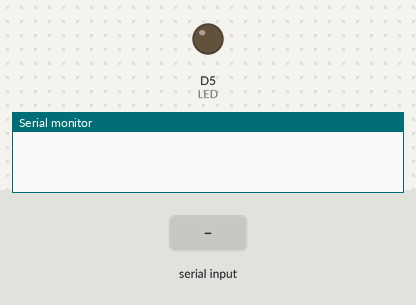
The program below on a simulated ESP8266 (NodeMCU). On the bench: output pins drawn as LEDs (lit = HIGH), the last lines printed to the serial monitor. Dashed ring = blinking. The test bench sets the inputs (shaded band).

Above: at 1.3 s.
1.4 s: "1\n" received over Serial
At 3.6 s:
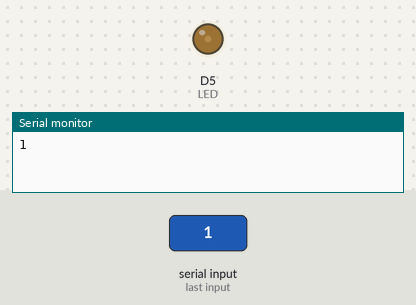
4.4 s: "90,45\n" received over Serial
7.4 s: "0\n" received over Serial
At 8.4 s:
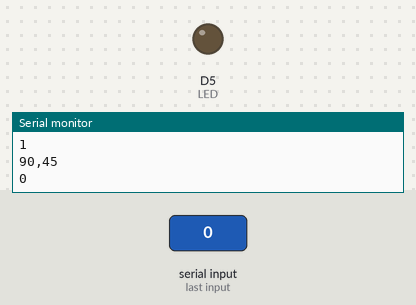
8.9 s: "2\n" received over Serial
At 11.1 s:
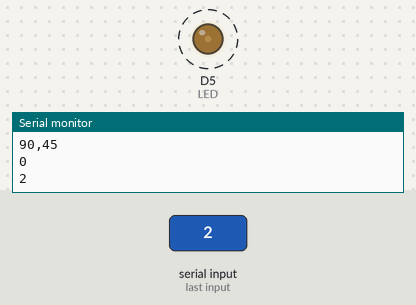
Timing chart, 0 to 12.9 s (numbered marks = the images above; inputs shaded):
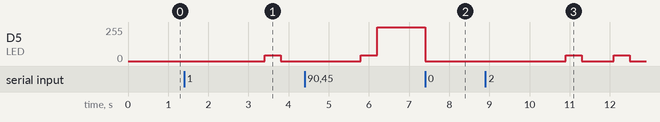

Measured:
- after the input at 1.4 s, D5 (LED): 0/255 → 45/255 after 2.0 s, → 0/255 0.40 s later
- after the input at 7.4 s, D5 (LED): 255/255 → 0/255 at once
- after the input at 8.9 s, D5 (LED): alternates 45/255 for 0.40 s and 0/255 for 0.80 s, starting after 2.0 s

The program:

main.cpp
```cpp
#include <Arduino.h>
#include "pins.h"

#define LED D5 //Define blinking LED pin

#define MAX_INPUT_LEN 31
char inputBuffer[MAX_INPUT_LEN + 1];

void setup()
{
  Serial.begin(115200);		 // Start the Serial communication to send messages to the computer
  delay(100);

  pinMode(D5, OUTPUT);

  analogWriteFreq(100);

  //tone(D5, 19000);
}

void inputOverflowNotice() {
  Serial.println("\nInput overflow.");
}

int blinks = 0;

void processInput() {
  char cmd = inputBuffer[0];
  switch(cmd) {
    case '0':
    case '1':
    case '2':
    case '3':
    case '4':
    case '5':
    case '9':
      blinks = cmd - '0';
  }
}

bool readInput() {
  static int ndx = 0;

  while (Serial.available() > 0) {
    char receivedChar = Serial.read();

    if (receivedChar == '\r') {
      // ignore
    }
    else if (receivedChar == 0x08) {
      // backspace clears input
      ndx = 0;
      Serial.println("\nInput canceled.");
    }
    else if (receivedChar == '\n') {
      // end of input
      inputBuffer[ndx] = '\0'; // end of string
      ndx = 0;
      Serial.print(receivedChar);
      return true;
    }
    else {
      if (ndx < MAX_INPUT_LEN) {
        inputBuffer[ndx++] = receivedChar;
        Serial.print(receivedChar);
      }
      else {
        inputOverflowNotice();
      }
    }
  }

  return false;
}

void blink(int count) {
  analogWrite(LED, 0);
  delay(2000);

  for(int n = 0; n < count; n++) {
    analogWrite(LED, 45);
    delay(400);
    analogWrite(LED, 0);
    if(n < count - 1) {
      delay(800);
    }
  }
}

unsigned long lastCheckMillis = 0;
void loop() {

  if(readInput()) {
    processInput();
    lastCheckMillis = 0; // Make it check the lights
  }

  switch(blinks) {
    case 0:
      analogWrite(LED, 0);
      break;

    case 1:
    case 2:
    case 3:
    case 4:
    case 5:
      blink(blinks);
      break;

    case 9:
      analogWrite(LED, 255);
      break;
  }
  // analogWrite(LED, 255);
  // delay(1000);

  // analogWrite(LED, 120);
  // delay(1000);

  // analogWrite(LED, 60);
  // delay(1000);

  // analogWrite(LED, 30);
  // delay(1000);

  // analogWrite(LED, 15);
  // delay(1000);

  // analogWrite(LED, 0);
  // delay(2000);
}
```

pins.h
```cpp
#ifndef thermostat_pins_h
#define thermostat_pins_h

#define FURNACE_HEAT_1_PIN  D5 // GPIO14.
#define FURNACE_HEAT_2_PIN  D6 // GPIO12.
#define FURNACE_AC_PIN      D7 // GPIO13.
#define FURNACE_FAN_PIN     D8 // GPIO15. Boot fials if pulled HIGH.

#define CAP_SENSE_OUT       D3 // GPIO0. Flash button.
#define CAP_SENSE_IN        D6 //10 // GPIO10. SDD3.

#endif // thermostat_pins_h
```
